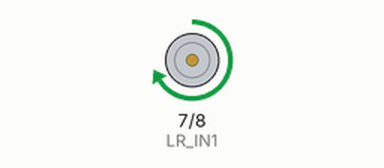
Recording of a sketch running on a simulated Arduino Uno, built with avr-gcc and run on an emulated ATmega328P. Shown: motor-driver pin pairs drawn as motors (green arrow = first pin HIGH = forward, orange = second pin HIGH = backward, longer = more drive, scaled by the enable pin).

Above: at 2.1 s.
At 7.1 s:
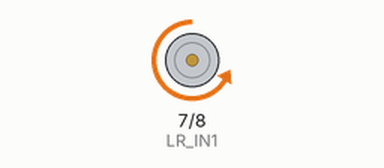
At 10.1 s:
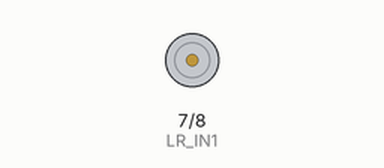
Timing chart, 0 to 11.6 s (numbered marks = the images above):
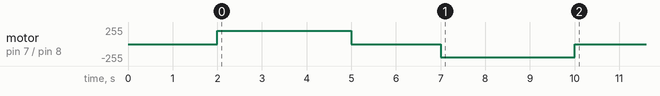

The sketch:

force_lr_test.ino
```cpp
// force_lr_test.ino
// Force-test TB6612 #1 A channel = left rear motor.
// SAFETY: Lift wheels before powering the motor.

const int LR_PWM = 5;   // PWMA
const int LR_IN1 = 7;   // AIN1
const int LR_IN2 = 8;   // AIN2

void setup() {
  pinMode(LR_PWM, OUTPUT);
  pinMode(LR_IN1, OUTPUT);
  pinMode(LR_IN2, OUTPUT);

  stopMotor();
  delay(2000);

  // Forward direction test
  digitalWrite(LR_IN1, HIGH);
  digitalWrite(LR_IN2, LOW);
  analogWrite(LR_PWM, 200);
  delay(3000);

  stopMotor();
  delay(2000);

  // Reverse direction test
  digitalWrite(LR_IN1, LOW);
  digitalWrite(LR_IN2, HIGH);
  analogWrite(LR_PWM, 200);
  delay(3000);

  stopMotor();
}

void loop() {
  stopMotor();
}

void stopMotor() {
  digitalWrite(LR_IN1, LOW);
  digitalWrite(LR_IN2, LOW);
  analogWrite(LR_PWM, 0);
}
```
